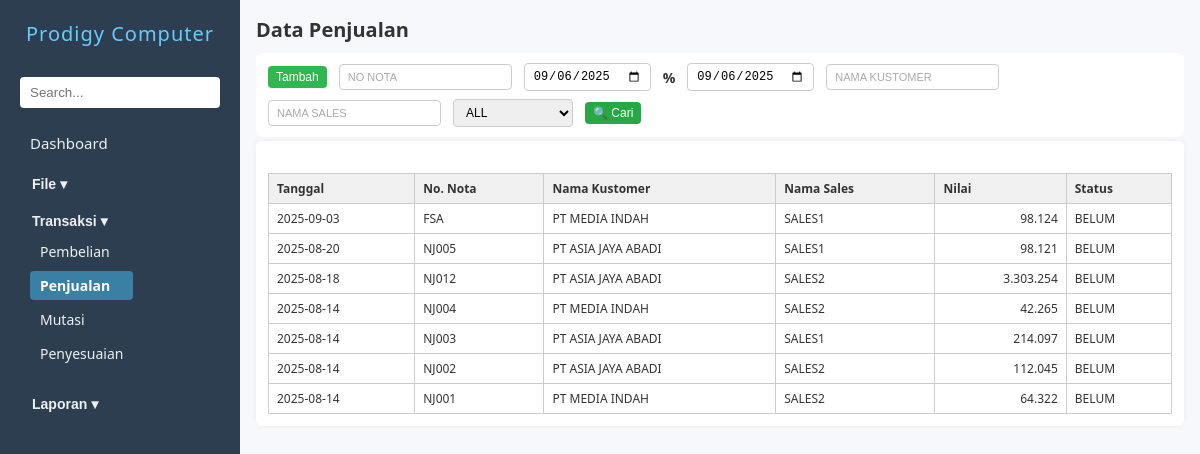
The page /penjualan.php (signed in) on the database its author committed.
### tables this page shows
CREATE TABLE `zjual` (
  `nonota` char(30) DEFAULT NULL,
  `tgl` date DEFAULT NULL,
  `kodekust` char(10) DEFAULT NULL,
  `kodesls` char(10) DEFAULT NULL,
  `kodegd` char(10) DEFAULT NULL,
  `nilai` double DEFAULT 0,
  `lunas` int(11) DEFAULT 0,
  `tgltempo` date DEFAULT NULL,
  `ppn` double(10,2) DEFAULT 0.00,
  `hppn` double(10,2) DEFAULT 0.00,
  `disc1` double(10,2) DEFAULT 0.00,
  `hdisc1` double(10,2) DEFAULT 0.00,
  `disc2` double(10,2) DEFAULT 0.00,
  `hdisc2` double(10,2) DEFAULT 0.00,
  `disc3` double(10,2) DEFAULT 0.00,
  `hdisc3` double(10,2) DEFAULT 0.00,
  `ket` varchar(1000) DEFAULT NULL,
  `operator` char(10) DEFAULT '',
  `logtime` timestamp NOT NULL DEFAULT current_timestamp()
);

CREATE TABLE `zkustomer` (
  `kodekust` char(10) NOT NULL,
  `kodear` char(20) DEFAULT NULL,
  `kodetipe` char(20) DEFAULT NULL,
  `namakust` tinytext NOT NULL,
  `alamat` tinytext NOT NULL,
  `kota` tinytext DEFAULT NULL,
  `kodehrg` char(2) NOT NULL,
  `ktp` char(20) NOT NULL,
  `npwp` char(30) NOT NULL
);

CREATE TABLE `zsales` (
  `kodesls` char(20) NOT NULL,
  `namasls` char(50) NOT NULL,
  `alamat` char(255) NOT NULL,
  `kota` char(50) NOT NULL,
  `ktp` varchar(20) NOT NULL,
  `npwp` varchar(30) NOT NULL
);

### penjualan.php (the view, shortened to what this page needs)
<?php
include 'koneksi.php';
$query = mysqli_query($conn, "
    SELECT zjual.tgl, zjual.nonota, zkustomer.namakust, zsales.namasls, zjual.nilai, zjual.lunas
    FROM zjual
    JOIN zkustomer ON zjual.kodekust = zkustomer.kodekust
    JOIN zsales ON zjual.kodesls = zsales.kodesls
    ORDER BY zjual.tgl DESC, zjual.nonota DESC
    LIMIT 10
");
?>
<!DOCTYPE html>
<html lang="en">
<head>
    <link rel="stylesheet" href="navbar.css" />
    <link rel="stylesheet" href="form.css" />
</head>
<body>
    <?php
    include 'navbar.php';
    $hakUbah   = $aksesEdit['tambah'];?>
    <main>
        <h2>Data Penjualan</h2>
        <div class="action-bar">
            <button type="button" name="btnTambah" id="btnTambah" class="action-btn tambah" onclick="window.location.href='inputpenjualan.php'">Tambah</button>
            <input type="text" name="noNota" id="inputNoNota" placeholder="No Nota" style="text-transform: uppercase;">
            <input type="date" name="tgl1" id="inputTgl1">
            <span>%</span>
            <input type="date" name="tgl2" id="inputTgl2">
            <input type="text" name="namakust" id="inputNamakust" placeholder="Nama Kustomer" autocomplete="off" style="text-transform: uppercase;">
            <input type="text" name="namasls" id="inputNamasls" placeholder="Nama Sales" autocomplete="off" style="text-transform: uppercase;">
            <select name="statusBayar" id="statusBayar">
                <option value="all">ALL</option>
            </select>
            <button type="button" name="btnSearch" id="btnSearch" class="action-btn cari" onclick="triggerSearch()">🔍 Cari</button>
        </div>
        <form id="penjualanForm" action="prosespenjualan.php" method="POST" enctype="multipart/form-data" onsubmit="return validateForm()">
            <div id="tabelHasil" class="form-grid" style="margin-top: 20px;">
                <table class="tabel-hasil">
                    <thead>
                        <tr>
                            <th>Tanggal</th>
                            <th>No. Nota</th>
                            <th>Nama Kustomer</th>
                            <th>Nama Sales</th>
                            <th>Nilai</th>
                            <th>Status</th>
                        </tr>
                    </thead>
                    <tbody>
                        <?php while ($row = mysqli_fetch_assoc($query)): ?>
                            <tr onclick="tampilkanKonfirmasiEdit('<?= $row['nonota'] ?>')">
                                <td><?= $row['tgl'] ?></td>
                                <td><?= $row['nonota'] ?></td>
                                <td><?= $row['namakust'] ?></td>
                                <td><?= $row['namasls'] ?></td>
                                <td style="text-align: right;"><?= number_format($row['nilai'], 0, ',', '.') ?></td>
                                <td><?= $row['lunas'] ? 'LUNAS' : 'BELUM' ?></td>
                            </tr>
                        <?php endwhile; ?>
                    </tbody>
                </table>
            </div>
        </form>
    </main>
</body>
</html>

### form.css (style rules this page uses)
* { box-sizing: border-box; margin: 0; padding: 0; }
body { font-family: "Segoe UI", Tahoma, Geneva, Verdana, sans-serif; display: flex; height: 100vh; background: #f6f8fb; color: #333; }
main { padding: 1rem; flex: 1; overflow-y: auto; }
h2 { margin-bottom: 10px; font-size: 20px; }
form { background: #fff; padding: 12px; border-radius: 6px; box-shadow: 0 0 6px rgba(0, 0, 0, 0.05); }
#btnTambah { background-color: #30b850; }
.tabel-hasil { width: 100%; border-collapse: collapse; font-size: 14px; margin-top: 10px; }
.tabel-hasil th, .tabel-hasil td { border: 1px solid #ccc; padding: 8px 10px; text-align: left; }
.tabel-hasil th { background-color: #f0f0f0; font-weight: bold; }
.action-bar { display: flex; flex-wrap: wrap; align-items: center; gap: 8px 12px; margin-bottom: 4px; background-color: #fff; padding: 10px 12px; border-radius: 6px; }
.action-bar input[type="text"], .action-bar input[type="date"], .action-bar select { padding: 5px 8px; font-size: 12px; border: 1px solid #ccc; border-radius: 4px; min-width: 120px; }
.action-bar input[type="text"]::placeholder { font-size: 11px; color: #aaa; }
.action-bar span { font-size: 14px; font-weight: bold; }
.action-bar .action-btn { padding: 4px 8px; font-size: 12px; border: none; color: white; border-radius: 4px; cursor: pointer; transition: 0.3s ease; }
.action-bar .action-btn.tambah { background-color: #30b850; }
.action-bar .action-btn.cari { background-color: #28a745; }
.tabel-hasil { width: 100%; border-collapse: collapse; margin-top: 1em; font-size: 12px; border: 1px solid #ccc; }
.tabel-hasil th, .tabel-hasil td { padding: 6px 8px; border: 1px solid #ccc; text-align: left; background-color: #fff; }
.tabel-hasil th { background-color: #f0f0f0; font-weight: bold; color: #333; }

### rows shown on the page
zjual: tgl "2025-09-03", nonota "FSA", zkustomer.namakust "PT MEDIA INDAH", zsales.namasls "SALES1", nilai "98.124", lunas "BELUM"
zjual: tgl "2025-08-20", nonota "NJ005", zkustomer.namakust "PT ASIA JAYA ABADI", zsales.namasls "SALES1", nilai "98.121", lunas "BELUM"
zjual: tgl "2025-08-18", nonota "NJ012", zkustomer.namakust "PT ASIA JAYA ABADI", zsales.namasls "SALES2", nilai "3.303.254", lunas "BELUM"
zjual: tgl "2025-08-14", nonota "NJ004", zkustomer.namakust "PT MEDIA INDAH", zsales.namasls "SALES2", nilai "42.265", lunas "BELUM"
zjual: tgl "2025-08-14", nonota "NJ003", zkustomer.namakust "PT ASIA JAYA ABADI", zsales.namasls "SALES1", nilai "214.097", lunas "BELUM"
zjual: tgl "2025-08-14", nonota "NJ002", zkustomer.namakust "PT ASIA JAYA ABADI", zsales.namasls "SALES2", nilai "112.045", lunas "BELUM"
zjual: tgl "2025-08-14", nonota "NJ001", zkustomer.namakust "PT MEDIA INDAH", zsales.namasls "SALES2", nilai "64.322", lunas "BELUM"

### other values the page prints
$mainmenu "File"
$mainmenu "Transaksi"
$label "Pembelian"
$label "Penjualan"
$label "Mutasi"
$label "Penyesuaian"
$mainmenu "Laporan"
